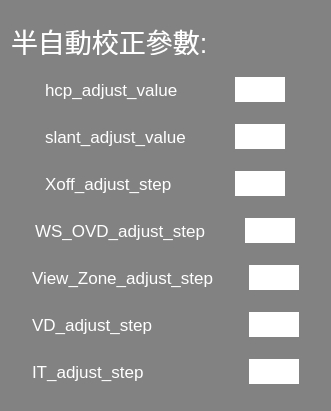
        <widget class="QGroupBox" name="verticalGroupBox_4">
         <property name="geometry">
          <rect>
           <x>870</x>
           <y>30</y>
           <width>331</width>
           <height>411</height>
          </rect>
         </property>
         <property name="font">
          <font>
           <pointsize>14</pointsize>
          </font>
         </property>
         <property name="styleSheet">
          <string notr="true">color: rgb(255, 255, 255);
background-color: rgb(130, 130, 130);
border-radius: 20px solid gray;</string>
         </property>
         <layout class="QVBoxLayout" name="verticalLayout_7">
          <item>
           <widget class="QLabel" name="label_32">
            <property name="maximumSize">
             <size>
              <width>16777215</width>
              <height>28</height>
             </size>
            </property>
            <property name="font">
             <font>
              <pointsize>20</pointsize>
             </font>
            </property>
            <property name="text">
             <string>半自動校正參數:</string>
            </property>
           </widget>
          </item>
          <item>
           <layout class="QHBoxLayout" name="horizontalLayout_35">
            <item>
             <widget class="QLabel" name="label_35">
              <property name="maximumSize">
               <size>
                <width>150</width>
                <height>16777215</height>
               </size>
              </property>
              <property name="font">
               <font>
                <pointsize>13</pointsize>
               </font>
              </property>
              <property name="text">
               <string>hcp_adjust_value</string>
              </property>
             </widget>
            </item>
            <item>
             <widget class="QLineEdit" name="hcp_adjust_ini">
              <property name="maximumSize">
               <size>
                <width>50</width>
                <height>16777215</height>
               </size>
              </property>
              <property name="font">
               <font>
                <pointsize>14</pointsize>
               </font>
              </property>
              <property name="styleSheet">
               <string notr="true">background-color: rgb(255, 255, 255);
color: rgb(0, 0, 0);</string>
              </property>
              <property name="text">
               <string/>
              </property>
             </widget>
            </item>
           </layout>
          </item>
          <item>
           <layout class="QHBoxLayout" name="horizontalLayout_36">
            <item>
             <widget class="QLabel" name="label_40">
              <property name="maximumSize">
               <size>
                <width>150</width>
                <height>16777215</height>
               </size>
              </property>
              <property name="font">
               <font>
                <pointsize>13</pointsize>
               </font>
              </property>
              <property name="text">
               <string>slant_adjust_value</string>
              </property>
             </widget>
            </item>
            <item>
             <widget class="QLineEdit" name="slant_adjust_ini">
              <property name="maximumSize">
               <size>
                <width>50</width>
                <height>16777215</height>
               </size>
              </property>
              <property name="font">
               <font>
                <pointsize>14</pointsize>
               </font>
              </property>
              <property name="styleSheet">
               <string notr="true">background-color: rgb(255, 255, 255);
color: rgb(0, 0, 0);</string>
              </property>
              <property name="text">
               <string/>
              </property>
             </widget>
            </item>
           </layout>
          </item>
          <item>
           <layout class="QHBoxLayout" name="horizontalLayout_39">
            <item>
             <widget class="QLabel" name="label_83">
              <property name="maximumSize">
               <size>
                <width>150</width>
                <height>16777215</height>
               </size>
              </property>
              <property name="font">
               <font>
                <pointsize>13</pointsize>
               </font>
              </property>
              <property name="text">
               <string>Xoff_adjust_step</string>
              </property>
             </widget>
            </item>
            <item>
             <widget class="QLineEdit" name="xoff_adjust_step">
              <property name="maximumSize">
               <size>
                <width>50</width>
                <height>16777215</height>
               </size>
              </property>
              <property name="font">
               <font>
                <pointsize>14</pointsize>
               </font>
              </property>
              <property name="styleSheet">
               <string notr="true">background-color: rgb(255, 255, 255);
color: rgb(0, 0, 0);</string>
              </property>
              <property name="text">
               <string/>
              </property>
             </widget>
            </item>
           </layout>
          </item>
          <item>
           <layout class="QHBoxLayout" name="horizontalLayout_40">
            <item>
             <widget class="QLabel" name="label_110">
              <property name="maximumSize">
               <size>
                <width>180</width>
                <height>16777215</height>
               </size>
              </property>
              <property name="font">
               <font>
                <pointsize>13</pointsize>
               </font>
              </property>
              <property name="text">
               <string>WS_OVD_adjust_step</string>
              </property>
             </widget>
            </item>
            <item>
             <widget class="QLineEdit" name="ws_ovd_adjust_step">
              <property name="maximumSize">
               <size>
                <width>50</width>
                <height>16777215</height>
               </size>
              </property>
              <property name="font">
               <font>
                <pointsize>14</pointsize>
               </font>
              </property>
              <property name="styleSheet">
               <string notr="true">background-color: rgb(255, 255, 255);
color: rgb(0, 0, 0);</string>
              </property>
              <property name="text">
               <string/>
              </property>
             </widget>
            </item>
           </layout>
          </item>
          <item>
           <layout class="QHBoxLayout" name="horizontalLayout_44">
            <item>
             <widget class="QLabel" name="label_112">
              <property name="maximumSize">
               <size>
                <width>190</width>
                <height>16777215</height>
               </size>
              </property>
              <property name="font">
               <font>
                <pointsize>13</pointsize>
               </font>
              </property>
              <property name="text">
               <string>View_Zone_adjust_step</string>
              </property>
             </widget>
            </item>
            <item>
             <widget class="QLineEdit" name="view_zone_step">
              <property name="maximumSize">
               <size>
                <width>50</width>
                <height>16777215</height>
               </size>
              </property>
              <property name="font">
               <font>
                <pointsize>14</pointsize>
               </font>
              </property>
              <property name="styleSheet">
               <string notr="true">background-color: rgb(255, 255, 255);
color: rgb(0, 0, 0);</string>
              </property>
              <property name="text">
               <string/>
              </property>
             </widget>
            </item>
           </layout>
          </item>
          <item>
           <layout class="QHBoxLayout" name="horizontalLayout_66">
            <item>
             <widget class="QLabel" name="label_114">
              <property name="maximumSize">
               <size>
                <width>190</width>
                <height>16777215</height>
               </size>
              </property>
              <property name="font">
               <font>
                <pointsize>13</pointsize>
               </font>
              </property>
              <property name="text">
               <string>VD_adjust_step</string>
              </property>
             </widget>
            </item>
            <item>
             <widget class="QLineEdit" name="vd_step">
              <property name="maximumSize">
               <size>
                <width>50</width>
                <height>16777215</height>
               </size>
              </property>
              <property name="font">
               <font>
                <pointsize>14</pointsize>
               </font>
              </property>
              <property name="styleSheet">
               <string notr="true">background-color: rgb(255, 255, 255);
color: rgb(0, 0, 0);</string>
              </property>
              <property name="text">
               <string/>
              </property>
             </widget>
            </item>
           </layout>
          </item>
          <item>
           <layout class="QHBoxLayout" name="horizontalLayout_67">
            <item>
             <widget class="QLabel" name="label_115">
              <property name="maximumSize">
               <size>
                <width>190</width>
                <height>16777215</height>
               </size>
              </property>
              <property name="font">
               <font>
                <pointsize>13</pointsize>
               </font>
              </property>
              <property name="text">
               <string>IT_adjust_step</string>
              </property>
             </widget>
            </item>
            <item>
             <widget class="QLineEdit" name="it_step">
              <property name="maximumSize">
               <size>
                <width>50</width>
                <height>16777215</height>
               </size>
              </property>
              <property name="font">
               <font>
                <pointsize>14</pointsize>
               </font>
              </property>
              <property name="styleSheet">
               <string notr="true">background-color: rgb(255, 255, 255);
color: rgb(0, 0, 0);</string>
              </property>
              <property name="text">
               <string/>
              </property>
             </widget>
            </item>
           </layout>
          </item>
         </layout>
        </widget>
